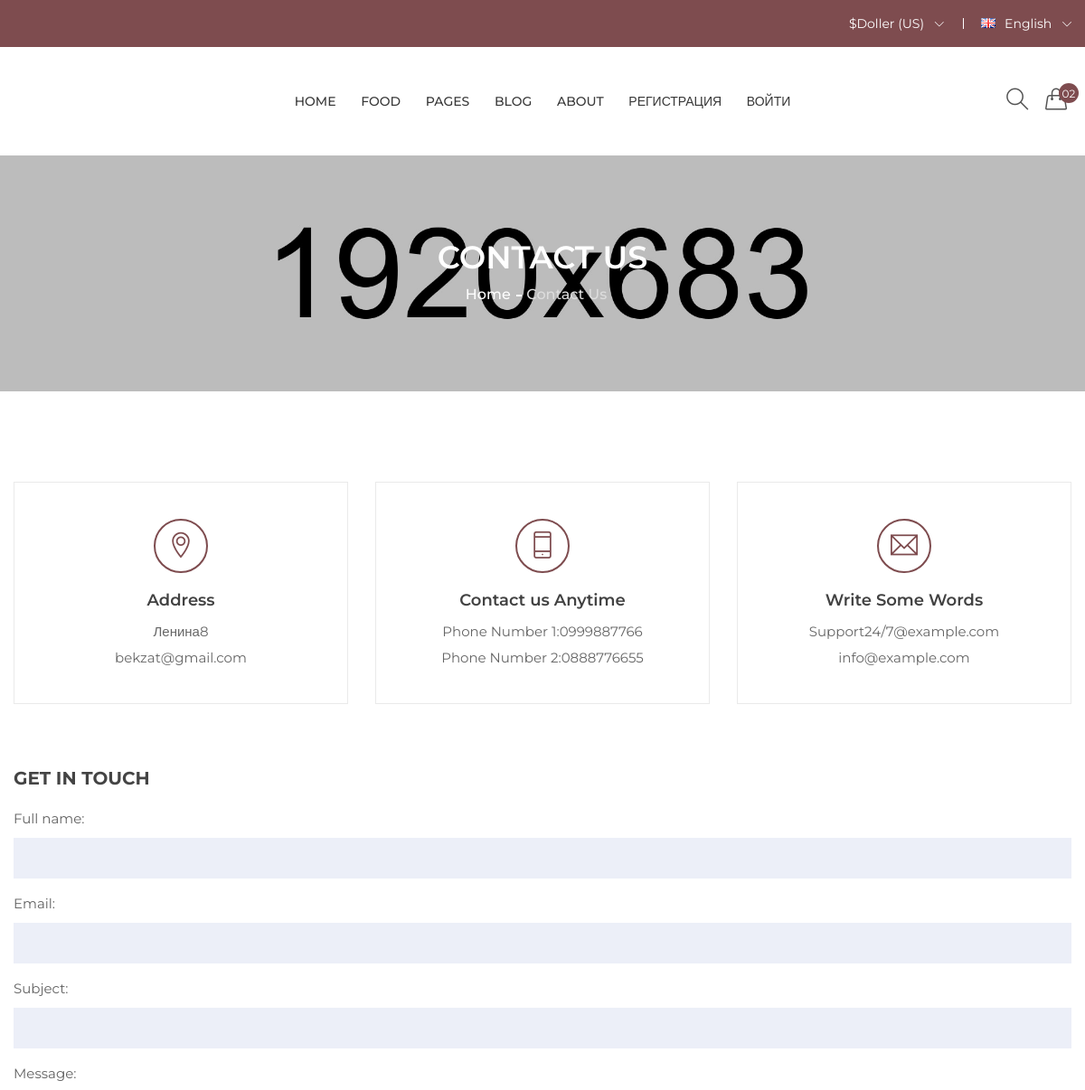
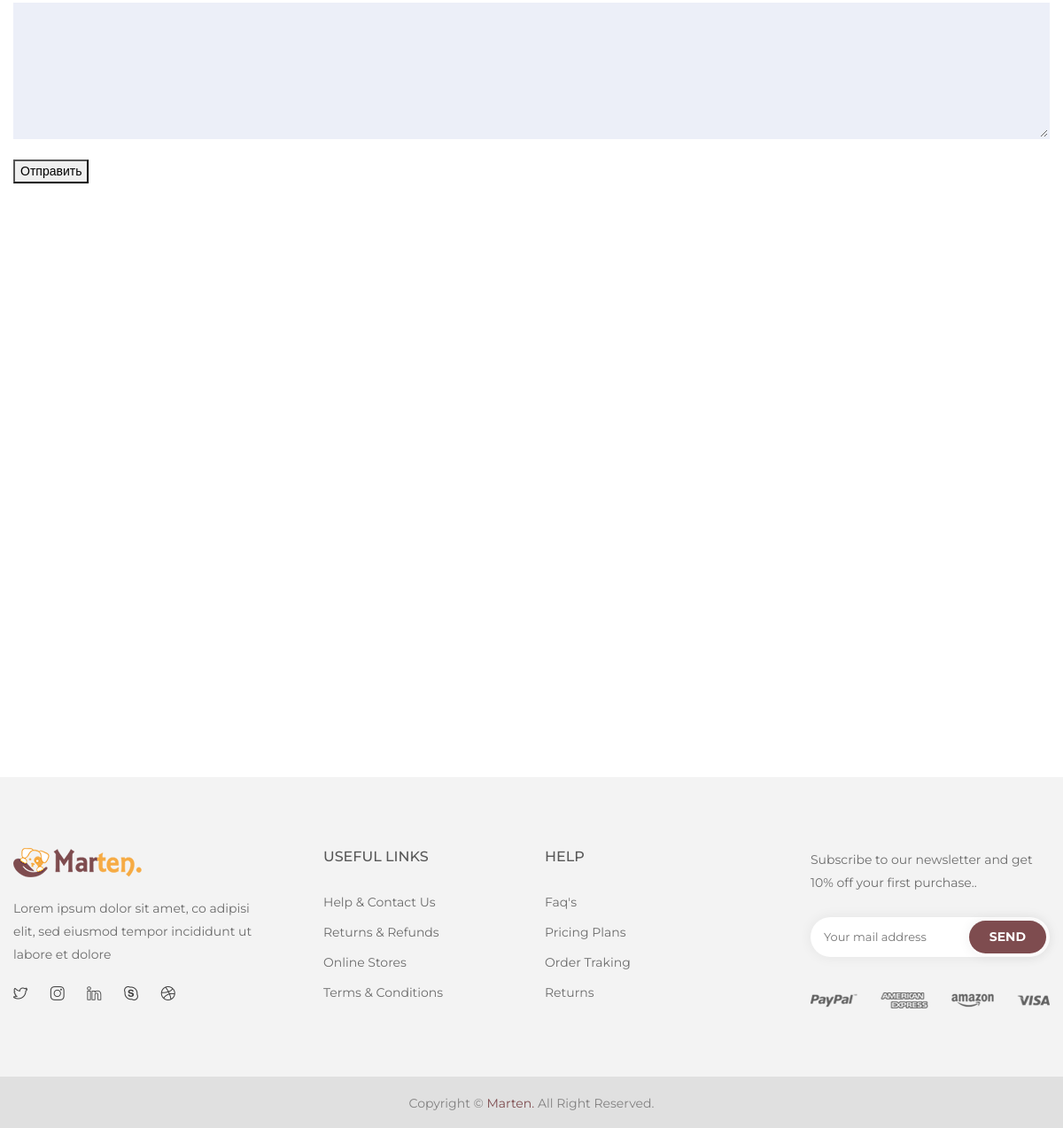
Page /contact/ on the committed database (2 pictures, top to bottom).
### main/models.py (models this page shows, shortened)
class ContactUs(models.Model):
    address = models.CharField('Адрес', max_length=100)
    phone_number1 = models.CharField('Номер телефона1', max_length=100)
    phone_number2 = models.CharField('Номер телефона2', max_length=100)
    email = models.EmailField('Почта')
    class Meta:
        verbose_name = 'Контакт'
        verbose_name_plural = 'Контакты'

### main/views.py (the view, shortened to what this page needs)
# urls.py: path('contact/', ContactView.as_view(), name= 'contact')
class ContactView(View):
    template_name = 'contact.html'
    def get(self, request):
        form = ContactForm()
        concat = ContactUs.objects.latest('id')
        return render(request, self.template_name, {'form': form, 'contact': concat})

### main/forms.py
class ContactForm(forms.ModelForm):
    class Meta:
        model = ContactMessage
        fields = ['full_name', 'email', 'subject', 'message']
        widgets = {
            'message': forms.Textarea(attrs={'rows': 5})
        }

### templates/contact.html (shortened to what this page needs)
{% extends "base.html" %}
{% load static %}
{% block content %}
    <body>
        {% include "include/header.html" %}
         <div class="breadcrumb-area pt-95 pb-95 bg-img" style="background-image:url(assets/img/banner/banner-2.jpg);">
            <div class="container">
                <div class="breadcrumb-content text-center">
                    <h2>Contact Us</h2>
                    <ul>
                        <li><a href="index.html">home</a></li>
                        <li class="active">Contact Us</li>
                    </ul>
                </div>
            </div>
        </div>
        <div class="contact-area pt-100 pb-100">
            <div class="container">
                <div class="row">
                    <div class="col-lg-4 col-md-6 col-12">
                        <div class="contact-info-wrapper text-center mb-30">
                            <div class="contact-info-icon">
                                <i class="ti-location-pin"></i>
                            </div>
                            <div class="contact-info-content">
                                <h4>Address</h4>
                                <p>{{contact.address}}</p>
                                <p><a>{{contact.email}}</a></p>
                            </div>
                        </div>
                    </div>
                    <div class="col-lg-4 col-md-6 col-12">
                        <div class="contact-info-wrapper text-center mb-30">
                            <div class="contact-info-icon">
                                <i class="ti-mobile"></i>
                            </div>
                            <div class="contact-info-content">
                                <h4>Contact us Anytime</h4>
                                <p>Phone Number 1:{{contact.phone_number1}}</p>
                                <p>Phone Number 2:{{contact.phone_number2}}</p>
                            </div>
                        </div>
                    </div>
                    <div class="col-lg-4 col-md-6 col-12">
                        <div class="contact-info-wrapper text-center mb-30">
                            <div class="contact-info-icon">
                                <i class="ti-email"></i>
                            </div>
                            <div class="contact-info-content">
                                <h4>Write Some Words</h4>
                                <p><a href="#">Support24/7@example.com </a></p>
                                <p><a href="#">info@example.com</a></p>
                            </div>
                        </div>
                    </div>
                </div>
                <div class="row">
                    <div class="col-12">
                        <div class="contact-message-wrapper">
                            <h4 class="contact-title">GET IN TOUCH</h4>
                            <div class="contact-message">
                                <form method="post">
                                    {{form.as_p}}
                                    <button type="submit" class="btn-btn-primary">Отправить</button>
                                </form>
                            </div>
                        </div>
                    </div>
                </div>
                <div class="contact-map">
                    <div id="map"></div>
                </div>
            </div>
        </div>
		{% include "include/footer.html" %}
    {% endblock %}

### rows in the picture
ContactUs: address "Ленина8", email "bekzat@gmail.com", phone_number1 "0999887766", phone_number2 "0888776655"
